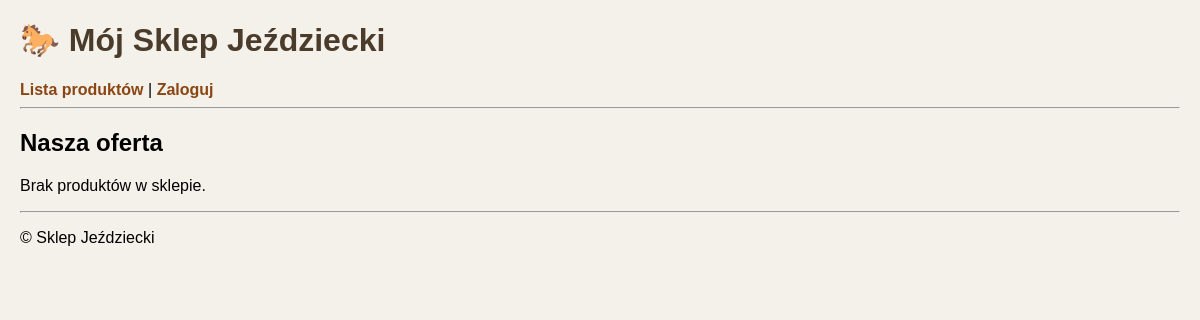
/html/produkty/, run on an earlier commit of the app's database.
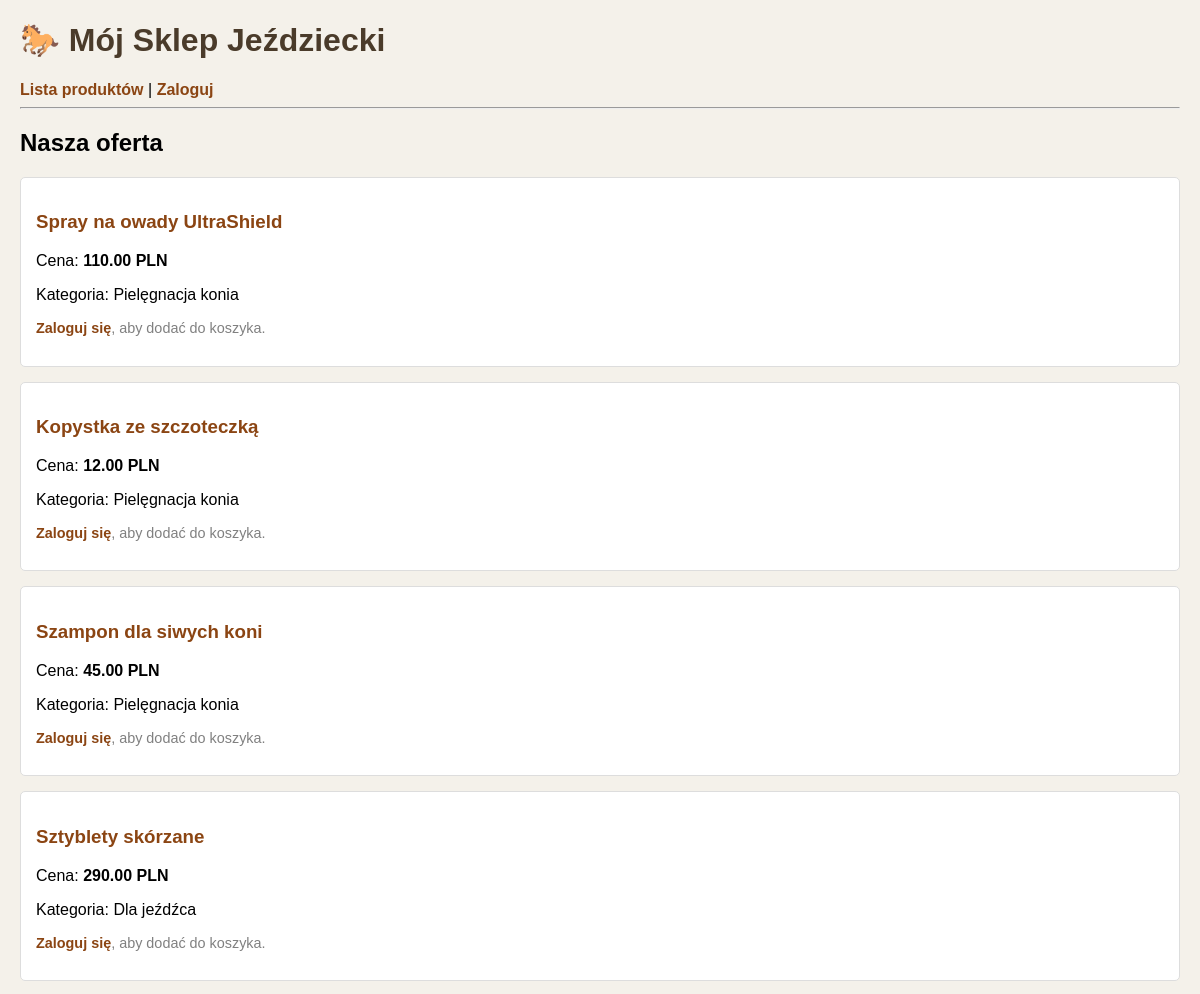
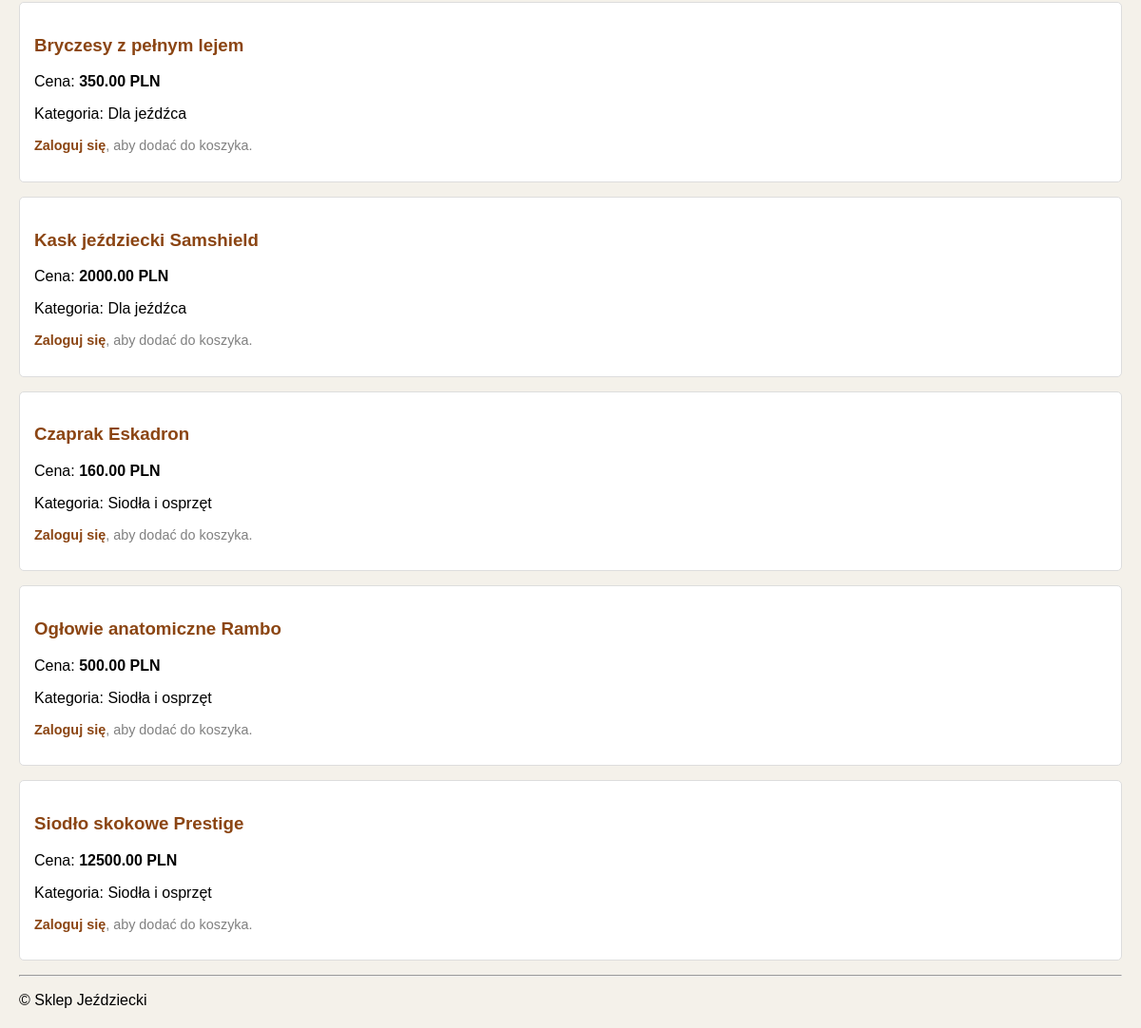
And on a later commit of the database (2 pictures, top to bottom).
### sklep/models.py (models this page shows, shortened)
class Produkt(models.Model):
    kategoria = models.ForeignKey(Kategoria, related_name='produkty', on_delete=models.CASCADE)
    nazwa = models.CharField(max_length=200)
    slug = models.SlugField(max_length=200, unique=True, blank=True)
    opis = models.TextField(blank=True, null=True)
    cena = models.DecimalField(max_digits=10, decimal_places=2)
    stan_magazynowy = models.PositiveIntegerField(default=0)
    dostepny = models.BooleanField(default=True)
    utworzono = models.DateTimeField(auto_now_add=True)
    class Meta:
        verbose_name = "Produkt"
        verbose_name_plural = "Produkty"
        ordering = ['-utworzono']
        constraints = [
            CheckConstraint(check=Q(cena__gte=0), name='cena_nieujemna'),
            CheckConstraint(check=Q(stan_magazynowy__gte=0), name='stan_nieujemny'),
        ]

class Kategoria(models.Model):
    nazwa = models.CharField(max_length=100, unique=True)
    slug = models.SlugField(max_length=100, unique=True)
    class Meta:
        verbose_name = "Kategoria"
        verbose_name_plural = "Kategorie"
        ordering = ['nazwa']

### sklep/views.py (the view)
# urls.py: path('html/produkty/', views.produkt_list_html, name='produkt-list-html'),
def produkt_list_html(request):
    produkty = Produkt.objects.all()
    return render(request, "sklep/produkt/list.html", {'produkty': produkty})

### sklep/templates/sklep/produkt/list.html (shortened to what this page needs)
{% extends "sklep/base.html" %}
{% block content %}
    <h2>Nasza oferta</h2>
    {% for produkt in produkty %}
        <div class="product-card" style="border: 1px solid #ddd; padding: 15px; margin-bottom: 15px; border-radius: 5px;">
            <h3>
                <a href="{% url 'produkt-detail-html' produkt.id %}">
                    {{ produkt.nazwa }}
                </a>
            </h3>
            <p>Cena: <strong>{{ produkt.cena }} PLN</strong></p>
            <p>Kategoria: {{ produkt.kategoria.nazwa }}</p>
            <div style="margin-top: 10px;">
                {% if request.user.is_authenticated %}
                    <form action="{% url 'dodaj-do-koszyka' produkt.id %}" method="post">
                        {% csrf_token %}
                        <button type="submit" style="background-color: #28a745; color: white; padding: 8px 15px; border: none; cursor: pointer; border-radius: 3px;">
                            🛒 Do koszyka
                        </button>
                    </form>
                {% else %}
                    <p style="font-size: 0.9em; color: grey;">
                        <a href="{% url 'user-login' %}">Zaloguj się</a>, aby dodać do koszyka.
                    </p>
                {% endif %}
            </div>
            </div>
    {% empty %}
        <p>Brak produktów w sklepie.</p>
    {% endfor %}
{% endblock %}

### sklep/templates/sklep/base.html (shortened to what this page needs)
{% load static %}
<!DOCTYPE html>
<html lang="pl">
<head>
    <link href="{% static 'css/styl.css' %}" rel="stylesheet">
</head>
<body>
    <div id="header">
        <h1>🐎 Mój Sklep Jeździecki</h1>
        <nav>
            <a href="{% url 'produkt-list-html' %}">Lista produktów</a> |
            {% if request.user.is_authenticated %}
                <a href="{% url 'pokaz-koszyk' %}">🛒 Koszyk</a> |
                {% if request.user.is_staff %}
                    <a href="{% url 'produkt-create-html' %}" style="color: darkred; font-weight: bold;">[ADMIN] Dodaj produkt</a> |
                {% endif %}
                <span>Witaj, <strong>{{ request.user.username }}</strong>!</span> |
                <a href="{% url 'user-logout' %}">Wyloguj</a>
            {% else %}
                <a href="{% url 'user-login' %}">Zaloguj</a>
            {% endif %}
        </nav>
    </div>
    <hr>
    <div id="content">
        {% block content %}
        {% endblock %}
    </div>
    <div id="footer">
        <hr>
        <p>&copy; Sklep Jeździecki </p>
    </div>
</body>
</html>

### sklep/static/css/styl.css (style rules this page uses)
body { font-family: Arial, sans-serif; background-color: #f4f1ea; margin: 20px; }
h1 { color: #4a3b2a; }
a { text-decoration: none; color: #8b4513; font-weight: bold; }
.product-card { border: 1px solid #ccc; background: white; padding: 10px; margin-bottom: 10px; border-radius: 5px; }

What changed in the data, as far as the page shows it:
added Produkt: nazwa "Spray na owady UltraShield", cena "110.00", kategoria.nazwa "Pielęgnacja konia"
added Produkt: nazwa "Kopystka ze szczoteczką", cena "12.00", kategoria.nazwa "Pielęgnacja konia"
added Produkt: nazwa "Szampon dla siwych koni", cena "45.00", kategoria.nazwa "Pielęgnacja konia"
added Produkt: nazwa "Sztyblety skórzane", cena "290.00", kategoria.nazwa "Dla jeźdźca"
added Produkt: nazwa "Bryczesy z pełnym lejem", cena "350.00", kategoria.nazwa "Dla jeźdźca"
added Produkt: nazwa "Kask jeździecki Samshield", cena "2000.00", kategoria.nazwa "Dla jeźdźca"
added Produkt: nazwa "Czaprak Eskadron", cena "160.00", kategoria.nazwa "Siodła i osprzęt"
added Produkt: nazwa "Ogłowie anatomiczne Rambo", cena "500.00", kategoria.nazwa "Siodła i osprzęt"
added Produkt: nazwa "Siodło skokowe Prestige", cena "12500.00", kategoria.nazwa "Siodła i osprzęt"
Also different on the page:
text no longer shown: "Brak produktów w sklepie."
